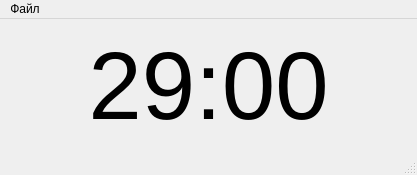
<?xml version="1.0" encoding="UTF-8"?>
<ui version="4.0">
 <class>MainWindow</class>
 <widget class="QMainWindow" name="MainWindow">
  <property name="geometry">
   <rect>
    <x>0</x>
    <y>0</y>
    <width>417</width>
    <height>175</height>
   </rect>
  </property>
  <property name="windowTitle">
   <string>Спортивный таймер</string>
  </property>
  <property name="windowIcon">
   <iconset resource="resouces.qrc">
    <normaloff>:/res/clock.png</normaloff>:/res/clock.png</iconset>
  </property>
  <widget class="QWidget" name="centralwidget">
   <layout class="QVBoxLayout" name="verticalLayout">
    <item>
     <widget class="QLabel" name="label">
      <property name="font">
       <font>
        <pointsize>72</pointsize>
       </font>
      </property>
      <property name="text">
       <string>29:00</string>
      </property>
      <property name="alignment">
       <set>Qt::AlignCenter</set>
      </property>
     </widget>
    </item>
   </layout>
  </widget>
  <widget class="QMenuBar" name="menubar">
   <property name="geometry">
    <rect>
     <x>0</x>
     <y>0</y>
     <width>417</width>
     <height>21</height>
    </rect>
   </property>
   <widget class="QMenu" name="menu">
    <property name="title">
     <string>Файл</string>
    </property>
    <addaction name="SettingsAction"/>
    <addaction name="separator"/>
    <addaction name="ExitAction"/>
   </widget>
   <addaction name="menu"/>
  </widget>
  <widget class="QStatusBar" name="statusbar"/>
  <action name="SettingsAction">
   <property name="icon">
    <iconset resource="resouces.qrc">
     <normaloff>:/res/main.png</normaloff>:/res/main.png</iconset>
   </property>
   <property name="text">
    <string>Настройки</string>
   </property>
   <property name="toolTip">
    <string>Вход в настройки программы</string>
   </property>
  </action>
  <action name="ExitAction">
   <property name="icon">
    <iconset resource="resouces.qrc">
     <normaloff>:/res/exit.png</normaloff>:/res/exit.png</iconset>
   </property>
   <property name="text">
    <string>Выход</string>
   </property>
   <property name="whatsThis">
    <string>Обеспечивает выход</string>
   </property>
  </action>
 </widget>
 <resources>
  <include location="resouces.qrc"/>
 </resources>
 <connections>
  <connection>
   <sender>ExitAction</sender>
   <signal>triggered()</signal>
   <receiver>MainWindow</receiver>
   <slot>close()</slot>
   <hints>
    <hint type="sourcelabel">
     <x>-1</x>
     <y>-1</y>
    </hint>
    <hint type="destinationlabel">
     <x>271</x>
     <y>181</y>
    </hint>
   </hints>
  </connection>
 </connections>
</ui>
